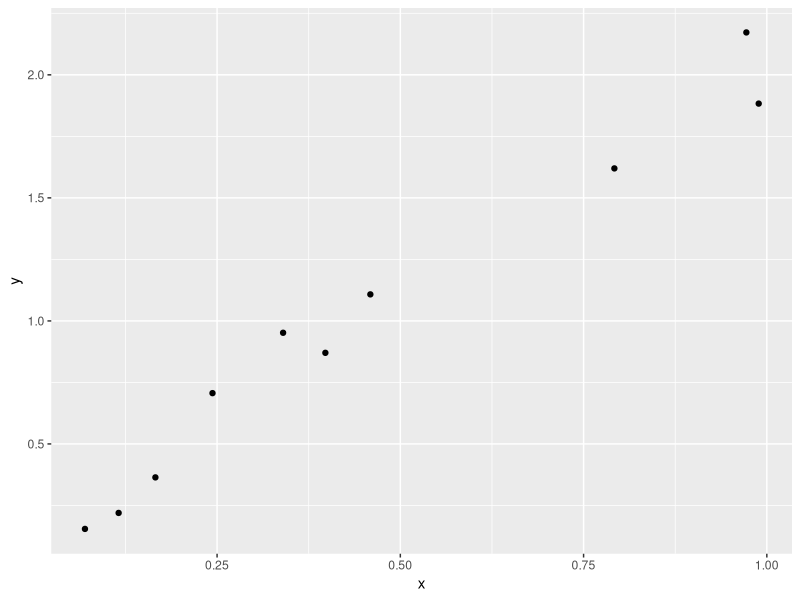
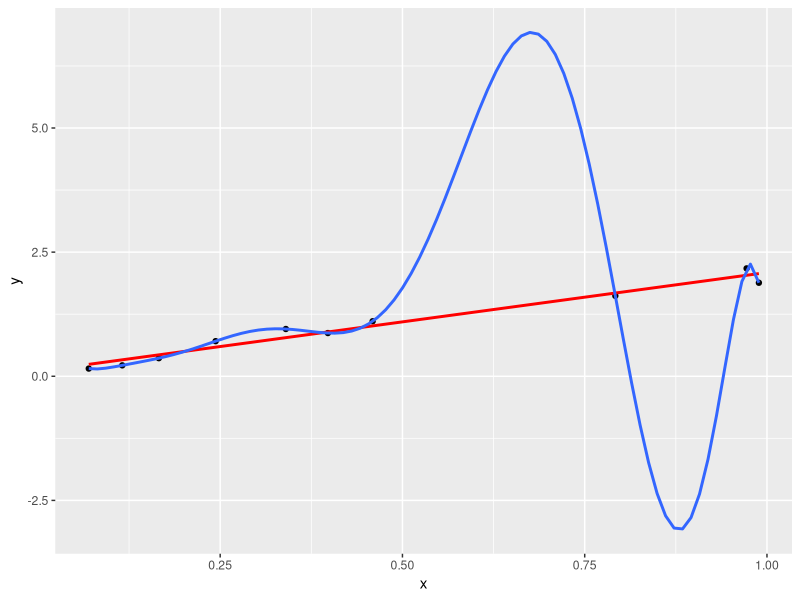
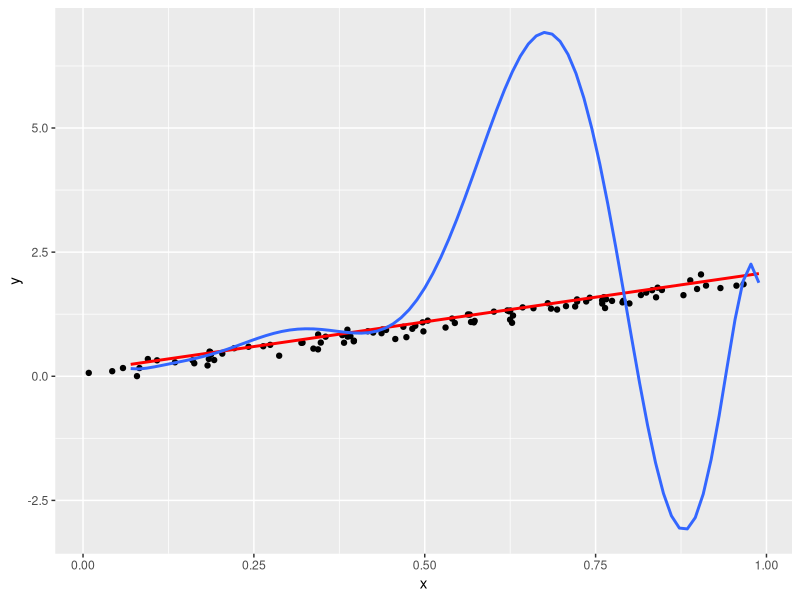

These figures' R source, in order:
## ---- chunk 1
knitr::opts_chunk$set(echo = TRUE)
## ---- chunk 2
library(ggplot2)
library(dplyr)
set.seed(7)
dados <- data_frame(
  x = runif(10),
  y = 2*x + rnorm(10, 0, 0.1)
)
ggplot(dados, aes(x = x, y = y)) + geom_point()
## ---- chunk 3
modelo <- lm(y ~ x, data = dados)
summary(modelo)
## ---- chunk 4
modelo2 <- lm(y ~ poly(x, 9), data = dados)
summary(modelo2)
## ---- chunk 5
ggplot(dados, aes(x = x, y = y)) + geom_point() + 
  geom_smooth(formula = y ~ x, colour = "red", se = FALSE, method = 'lm') +
  geom_smooth(formula = y ~ poly(x, 9), se = FALSE, method = 'lm')
## ---- chunk 6
erro_modelo1 <- mean((dados$y - predict(modelo, newdata = dados))^2)
erro_modelo2 <- mean((dados$y - predict(modelo2, newdata = dados))^2)
erro_modelo1 %>% round(3)
erro_modelo2 %>% round(3)
## ---- chunk 7
dados2 <- data_frame(
  x = runif(100),
  y = 2*x + rnorm(100, 0, 0.1)
)
ggplot(dados2, aes(x = x, y = y)) + geom_point() +
  geom_smooth(data = dados, formula = y ~ x, colour = "red", se = FALSE, method = 'lm') +
  geom_smooth(data = dados, formula = y ~ poly(x, 9), se = FALSE, method = 'lm')
erro_modelo1 <- mean((dados2$y - predict(modelo, newdata = dados2))^2)
erro_modelo2 <- mean((dados2$y - predict(modelo2, newdata = dados2))^2)
erro_modelo1 %>% round(3)
erro_modelo2 %>% round(3)
